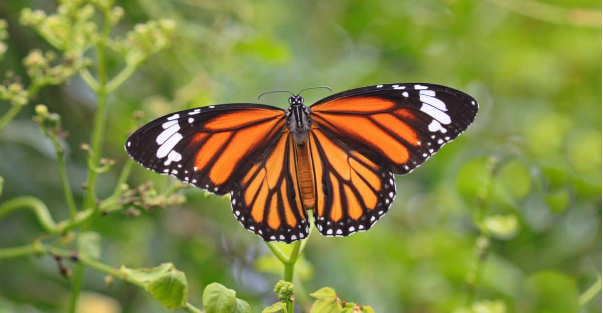
#> input picture Lab2/papillon.png, 603 x 313 px
$ jupyter execute lab2_3.ipynb
#> lines starting #> are read from the running program, lines starting #| are printed output that depends on the picture
[cell 1]
import cv2
import numpy as np
import random
import matplotlib.pyplot as plt
from mpl_toolkits.mplot3d import axes3d, Axes3D

[cell 2]
img = cv2.imread('papillon.png')
#> img is the input picture: shape (313, 603, 3); mean B, G, R 67.7, 134, 128.6
gray = cv2.cvtColor(img, cv2.COLOR_BGR2GRAY)
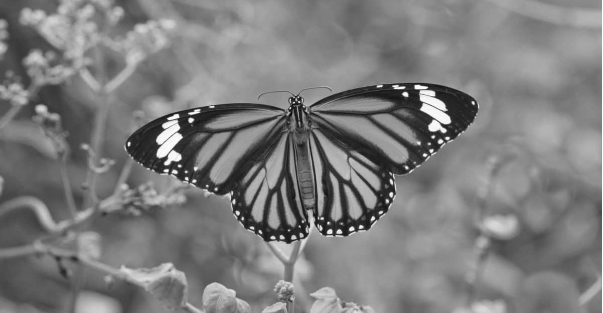
#> gray: shape (313, 603); min 10, max 255, mean 124.8

Gaussblurred = cv2.GaussianBlur(gray, (5, 5), 0)
Gaussblurred_color = cv2.cvtColor(Gaussblurred, cv2.COLOR_GRAY2BGR)#neccesery to have all images with same number of channels

# Perform Canny edge detection like learn in class
imgedges = cv2.Canny(Gaussblurred, threshold1=30, threshold2=100)
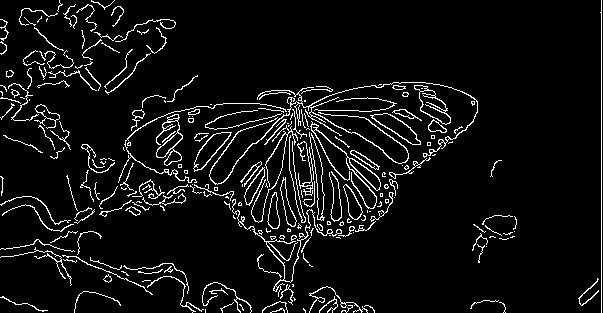
#> imgedges: shape (313, 603); 6.4% white in thin lines or dots

plt.imshow(img)
plt.axis('off')

$ run again, with Lab2/table.png copied over Lab2/papillon.png
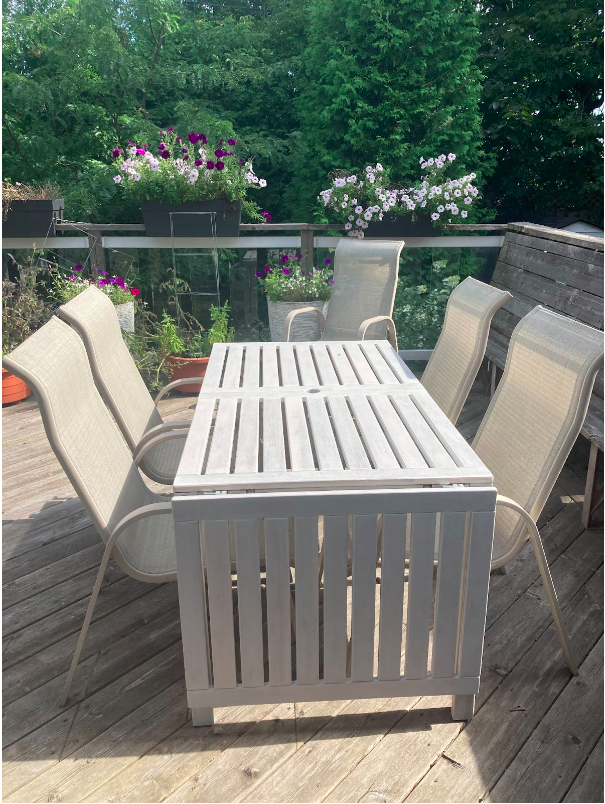
#> input picture Lab2/table.png, 605 x 804 px
#> img is the input picture: shape (804, 605, 3); mean B, G, R 109, 118.6, 111.7
#> `gray = cv2.cvtColor(img, cv2.COLOR_BGR2GRAY)`:
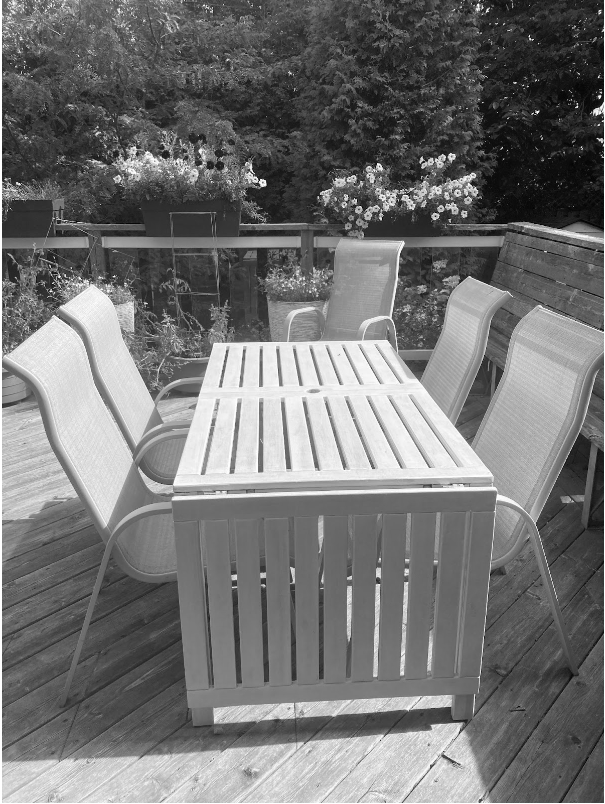
#> gray: shape (804, 605); min 2, max 255, mean 115.5
#> `imgedges = cv2.Canny(Gaussblurred, threshold1=30, threshold2=100)`:
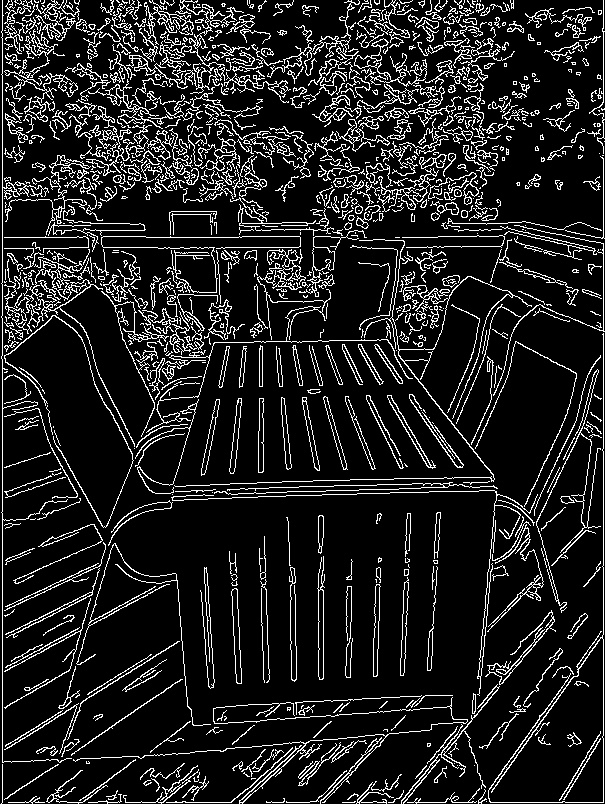
#> imgedges: shape (804, 605); 12.6% white in thin lines or dots
